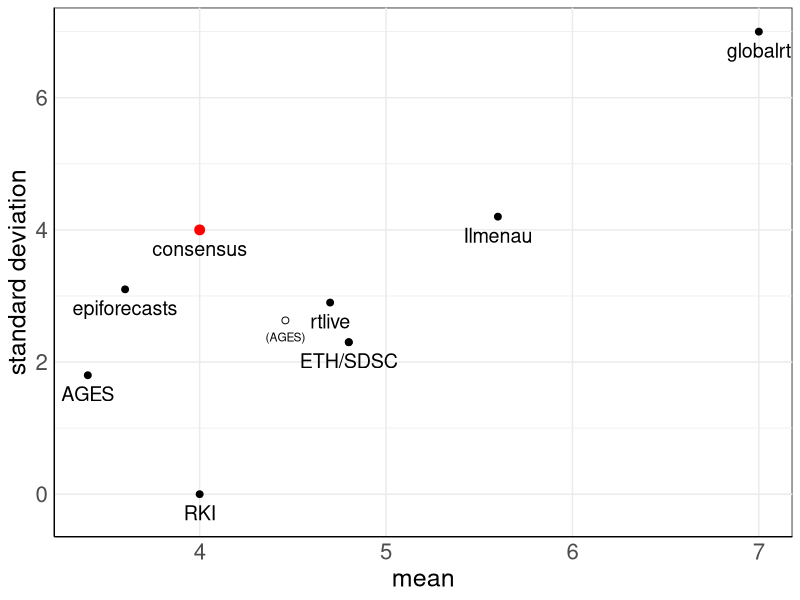
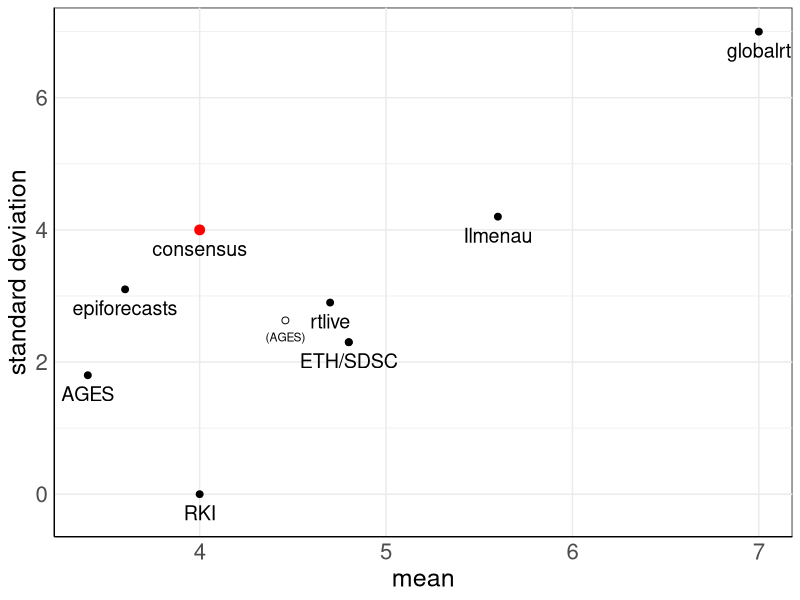

Generate these figures, in order, with R:
library(ggplot2)

setwd("../..")
getwd()

# parameter combinations used in papers
gt_dist <- c("gamma", "constant", "ad hoc", "gamma", "gamma", "gamma", "lognorm", "exponential", "gamma")
mean_gt <- c(4.8,      4,          5.6,      4.8,    3.4,     3.6,     4.7,       7,             4)
sd_gt <-   c(2.3,      0,          4.2,      2.3,    1.8,     3.1,     2.9,       7,             4)

gtds <- data.frame(gtd=gt_dist, gt_mean=mean_gt, gt_sd=sd_gt)
methods <- c("ETH", "RKI", "Ilmenau", "SDSC", "AGES", "epiforecasts", "rtlive", "globalrt", "consensus")
rownames(gtds) <- methods

ages_first <- c(4.46, 2.63)
names(ages_first) <- c("gt_mean", "gt_sd")
ages_data <- data.frame(gt_mean=ages_first["gt_mean"], gt_sd=ages_first["gt_sd"])

# plot assumed mean and sd of generation times
gtd_scatterplot <- ggplot(data = gtds, aes(x = gt_mean, y = gt_sd)) +
  labs(x = "mean", y = "standard deviation") +
  theme_minimal() +
  theme(
    axis.text=element_text(size=16),
    axis.title=element_text(size=18),
    axis.line = element_line(),
    axis.line.y.right = element_line(),
    axis.line.x.top = element_line(),
    legend.position = "bottom",
    panel.grid.minor.x = element_line(colour = "transparent"),
    panel.background = element_rect(fill = "transparent")
  ) +
  geom_point(size = 2) +
  geom_text(label=c("ETH/SDSC", "RKI", "Ilmenau", "SDSC", "AGES", "epiforecasts", "rtlive", "globalrt", "consensus"),
            nudge_y = -0.28, check_overlap = TRUE, size = 5) + 
  geom_point(data = data.frame(gt_mean=4, gt_sd=4), colour = "red", size = 3) + 
  geom_point(data = ages_data, colour = "black", shape=21, size = 2) +
  geom_text(mapping = aes(x=ages_data$gt_mean, y=ages_data$gt_sd), label="(AGES)",
            nudge_y = -0.25, check_overlap = TRUE, size = 3) +
  geom_segment(aes(x=ages_first["gt_mean"], y=ages_first["gt_sd"],
                   xend=gtds["AGES","gt_mean"], yend=gtds["AGES","gt_sd"]),
               arrow=arrow(length=unit(2.5, "mm")), color="black", size=0.01, linetype=2)

print(gtd_scatterplot)
ggsave(gtd_scatterplot, filename = "Figures/gtd_scatterplot.pdf",  bg = "transparent",
       width = 8, height = 5)
